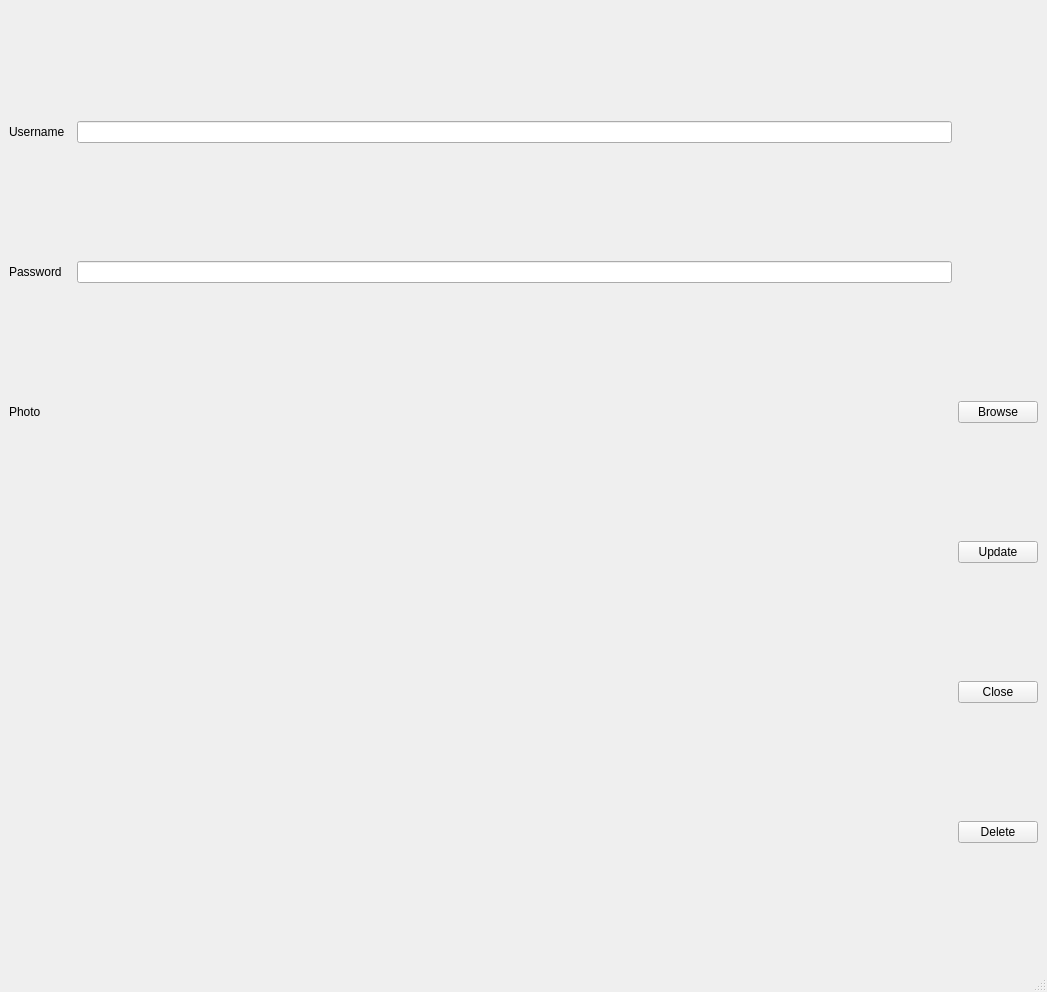
<?xml version="1.0" encoding="UTF-8"?>
<ui version="4.0">
 <class>MainWindow</class>
 <widget class="QMainWindow" name="MainWindow">
  <property name="geometry">
   <rect>
    <x>0</x>
    <y>0</y>
    <width>1047</width>
    <height>992</height>
   </rect>
  </property>
  <property name="windowTitle">
   <string>Add New User</string>
  </property>
  <widget class="QWidget" name="centralwidget">
   <layout class="QGridLayout" name="gridLayout">
    <item row="6" column="7">
     <widget class="QPushButton" name="btn_close">
      <property name="text">
       <string>Close</string>
      </property>
     </widget>
    </item>
    <item row="3" column="0">
     <widget class="QLabel" name="label_3">
      <property name="text">
       <string>Photo</string>
      </property>
     </widget>
    </item>
    <item row="1" column="5">
     <widget class="QLineEdit" name="le_password"/>
    </item>
    <item row="0" column="0">
     <widget class="QLabel" name="label">
      <property name="text">
       <string>Username</string>
      </property>
     </widget>
    </item>
    <item row="7" column="7">
     <widget class="QPushButton" name="btn_delete">
      <property name="text">
       <string>Delete</string>
      </property>
     </widget>
    </item>
    <item row="0" column="5">
     <widget class="QLineEdit" name="le_username"/>
    </item>
    <item row="3" column="3">
     <layout class="QGridLayout" name="gridLayout_2"/>
    </item>
    <item row="5" column="7">
     <widget class="QPushButton" name="btn_update">
      <property name="text">
       <string>Update</string>
      </property>
     </widget>
    </item>
    <item row="1" column="0">
     <widget class="QLabel" name="label_2">
      <property name="text">
       <string>Password</string>
      </property>
     </widget>
    </item>
    <item row="3" column="7">
     <widget class="QPushButton" name="btn_browse">
      <property name="text">
       <string>Browse</string>
      </property>
     </widget>
    </item>
    <item row="3" column="4" colspan="2">
     <widget class="QLabel" name="lbl_photo">
      <property name="sizePolicy">
       <sizepolicy hsizetype="Fixed" vsizetype="Fixed">
        <horstretch>0</horstretch>
        <verstretch>0</verstretch>
       </sizepolicy>
      </property>
      <property name="text">
       <string/>
      </property>
      <property name="pixmap">
       <pixmap>images/default.png</pixmap>
      </property>
      <property name="scaledContents">
       <bool>true</bool>
      </property>
     </widget>
    </item>
   </layout>
  </widget>
  <widget class="QMenuBar" name="menubar">
   <property name="geometry">
    <rect>
     <x>0</x>
     <y>0</y>
     <width>1047</width>
     <height>26</height>
    </rect>
   </property>
  </widget>
  <widget class="QStatusBar" name="statusbar"/>
 </widget>
 <resources/>
 <connections/>
</ui>
